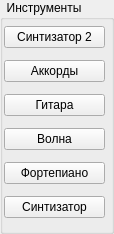
         <widget class="QGroupBox" name="groupBox">
          <property name="enabled">
           <bool>true</bool>
          </property>
          <property name="palette">
           <palette>
            <active/>
            <inactive/>
            <disabled/>
           </palette>
          </property>
          <property name="title">
           <string>  Инструменты </string>
          </property>
          <property name="flat">
           <bool>false</bool>
          </property>
          <widget class="QWidget" name="verticalLayoutWidget_2">
           <property name="geometry">
            <rect>
             <x>4</x>
             <y>20</y>
             <width>101</width>
             <height>205</height>
            </rect>
           </property>
           <layout class="QVBoxLayout" name="verticalLayout_3">
            <item>
             <widget class="QPushButton" name="pushButton_Glockenspiel">
              <property name="text">
               <string>Синтизатор 2</string>
              </property>
             </widget>
            </item>
            <item>
             <widget class="QPushButton" name="pushButton_Rhodes">
              <property name="text">
               <string>Аккорды</string>
              </property>
             </widget>
            </item>
            <item>
             <widget class="QPushButton" name="pushButton_Guitar">
              <property name="text">
               <string>Гитара</string>
              </property>
             </widget>
            </item>
            <item>
             <widget class="QPushButton" name="pushButton_Vibes">
              <property name="text">
               <string>Волна</string>
              </property>
             </widget>
            </item>
            <item>
             <widget class="QPushButton" name="pushButton_Piano">
              <property name="text">
               <string>Фортепиано</string>
              </property>
             </widget>
            </item>
            <item>
             <widget class="QPushButton" name="pushButton_Wurlitzer">
              <property name="text">
               <string>Синтизатор</string>
              </property>
             </widget>
            </item>
           </layout>
          </widget>
         </widget>
